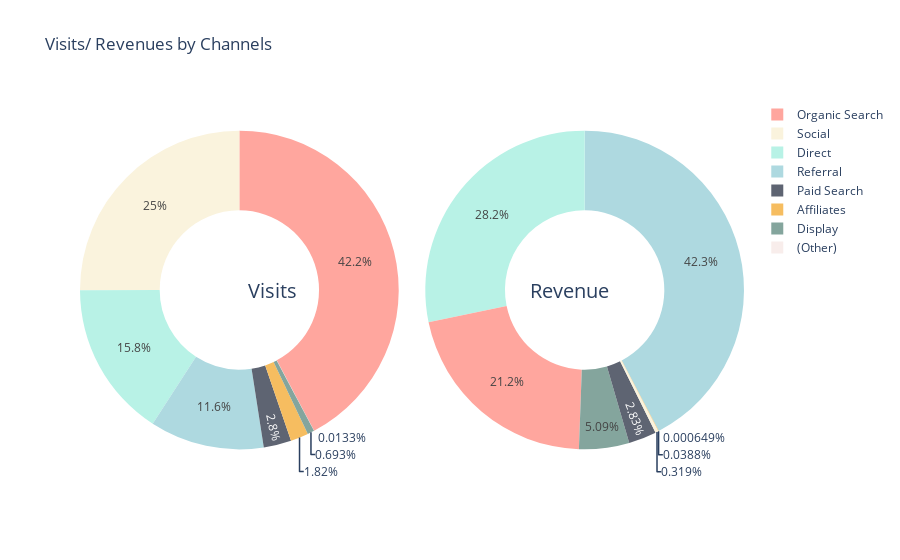

This figure's notebook cell:
### Code cell
count_trace = df["channelGrouping"].value_counts()[:15].to_frame().reset_index()
rev_trace = df.groupby("channelGrouping")["transactionRevenue"].sum().nlargest(10).to_frame().reset_index()

trace1 = go.Pie(labels=count_trace['index'], values=count_trace["channelGrouping"], name= "% Acesses", hole= .5, 
                    hoverinfo="label+percent+name", showlegend=True,domain= {'x': [0, .48]}, 
                    marker=dict(colors=color))

trace2 = go.Pie(labels=rev_trace["channelGrouping"], 
                    values=rev_trace['transactionRevenue'], name="% Revenue", hole= .5, 
                    hoverinfo="label+percent+name", showlegend=False, domain= {'x': [.52, 1]})

layout = dict(title= "Visits/ Revenues by Channels", height=300, font=dict(size=12),
                  annotations = [
                      dict(
                          x=.25, y=.5,
                          text='Visits', 
                          showarrow=False,
                          font=dict(size=20)
                      ),
                      dict(
                          x=.80, y=.5,
                          text='Revenue', 
                          showarrow=False,
                          font=dict(size=20)
                      )
        ])

fig = dict(data=[trace1, trace2], layout=layout)
iplot(fig)

### Figure 1 — Plotly figure (JSON) as saved in the notebook; plotly's stock layout.template omitted (floating-point values rounded to 4 significant figures)
{"data": [{"domain": {"x": [0, 0.48]}, "hole": 0.5, "hoverinfo": "label+percent+name", "labels": ["Organic Search", "Social", "Direct", "Referral", "Paid Search", "Affiliates", "Display", "(Other)"], "marker": {"colors": ["#ffa69e", "#faf3dd", "#b8f2e6", "#aed9e0", "#5e6472", "#f6bd60", "#84a59d", "#f8edeb"]}, "name": "% Acesses", "showlegend": true, "type": "pie", "values": [381561, 226117, 143026, 104838, 25326, 16403, 6262, 120]}, {"domain": {"x": [0.52, 1]}, "hole": 0.5, "hoverinfo": "label+percent+name", "labels": ["Referral", "Direct", "Organic Search", "Display", "Paid Search", "Social", "Affiliates", "(Other)"], "name": "% Revenue", "showlegend": false, "type": "pie", "values": [651429910000, 434840550000, 326380510000, 78337460000, 43558900000, 4916540000, 597380000, 9990000]}], "layout": {"annotations": [{"font": {"size": 20}, "showarrow": false, "text": "Visits", "x": 0.25, "y": 0.5}, {"font": {"size": 20}, "showarrow": false, "text": "Revenue", "x": 0.8, "y": 0.5}], "autosize": true, "font": {"size": 12}, "title": {"text": "Visits/ Revenues by Channels"}}}
